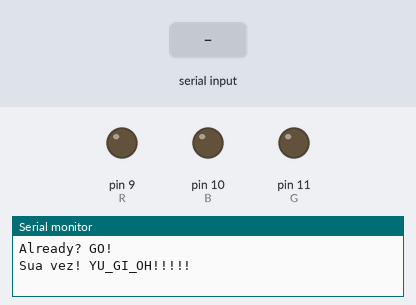
Bench run of a sketch on a simulated Arduino Uno, built with avr-gcc and run on an emulated ATmega328P. Parts: output pins drawn as LEDs (lit = HIGH), the last lines printed to the serial monitor. Dashed ring = blinking. The test bench sets the inputs (shaded band). Random numbers use the default seed unless the sketch sets one.

Above: at 4.3 s.
4.4 s: "0" received over Serial
At 5.6 s:
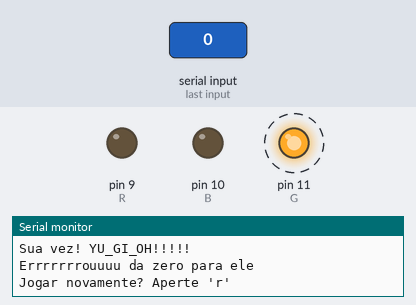
At 6.4 s:
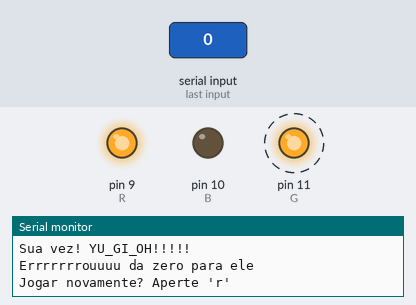
7.4 s: "r" received over Serial
10.4 s: "1" received over Serial
At 13.15 s:
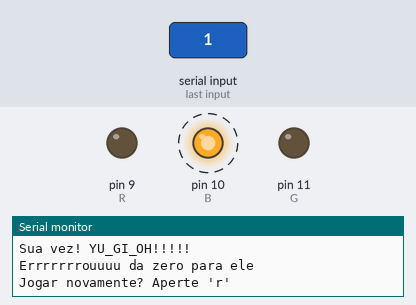
Timing chart, 0 to 19.4 s (numbered marks = the images above; inputs shaded):
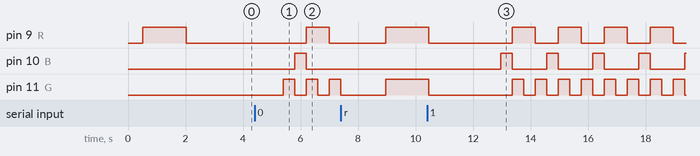

Measured:
- after the input at 4.4 s, pin 9 (R): LOW → HIGH after 1.8 s, → LOW 0.80 s later; pin 10 (B): LOW → HIGH after 1.4 s, → LOW 0.40 s later; pin 11 (G): alternates HIGH for 0.40 s and LOW for 0.40 s, starting after 1.0 s
- after the input at 10.4 s, pin 10 (B): alternates HIGH for 0.40 s and LOW for 1.2 s, starting after 2.6 s

The sketch:

jogoGeniusSerial.ino
```cpp
// exemplo do jogo
//http://labdegaragem.com/profiles/blogs/genius

int R = 9, G = 11, B = 10;
String l, pisca_pisca;
int qtdCores = 4;
int dificuldade = 1, j = 1;
unsigned int tempoJogada, tempoPassado;
bool venceu = true, parar = true, acende = true;

void setup() {
    Serial.begin(9600);
    while (!Serial){;}
    desliga();
    randomSeed(analogRead(0)); // semente para o ranomico
}

void loop() {
  if(venceu){ // se ele venceu ou primeira vez a jogar
      reinicio:
      Serial.println("\nAlready? GO! ");
      Serial.end();
      pisca_pisca = "";
      delay(500);
      for(int i = 0; i < dificuldade; i++){
            int numero = (random(qtdCores)+1);
            pisca(numero);
            delay(1500);
            desliga();
            delay(1500);
            pisca_pisca += (String) numero;
      }
      tempoJogada = tempoPassado = millis();
      venceu = false;
      parar = true; acende = true;
      Serial.begin(9600);
      Serial.println("Sua vez! YU_GI_OH!!!!!");
  }

  if(verificaTempo() && parar){
    parar = false; acende = false;
    Serial.println("perdeu playboy ou playgirl");
    Serial.println("Jogar novamente? Aperte 'r' ");
  }

  if (Serial.available()){
      l = Serial.readString();
      if(l == "r"){
        Serial.println("Vai tentar a sorte, quero ver...");
            dificuldade = 1;
            goto reinicio;
        }
        if(l != pisca_pisca){
            venceu = false; acende = false;
            Serial.println("Errrrrrrouuuu da zero para ele");
            Serial.println("Jogar novamente? Aperte 'r' ");
        }
      else{
            Serial.println("Que a forca esteja com voce!\n");
            venceu = true;
          dificuldade++;
      }
  }

  if(verificaTempo() || !acende){
    pisca(j++%4+1);
    delay(400);
    desliga();
  }

}

/// FUNCOES
bool verificaTempo(){
  tempoPassado = millis();
  return  (tempoPassado - tempoJogada > 10000);
}

void pisca(int i){
  switch(i){
    case 1: // vermelho
      analogWrite(R,255);
      break;
    case 2: // verde
      analogWrite(G,255);
      break;
    case 3: // azul
      analogWrite(B,255);
      break;
    case 4: // amarelo
      analogWrite(R,255);
      analogWrite(G,255);
      break;
    default:
      desliga();
  }
}

void desliga() {
  l = "";
  analogWrite(R, 0);
  analogWrite(B, 0);
  analogWrite(G, 0);
}
```
